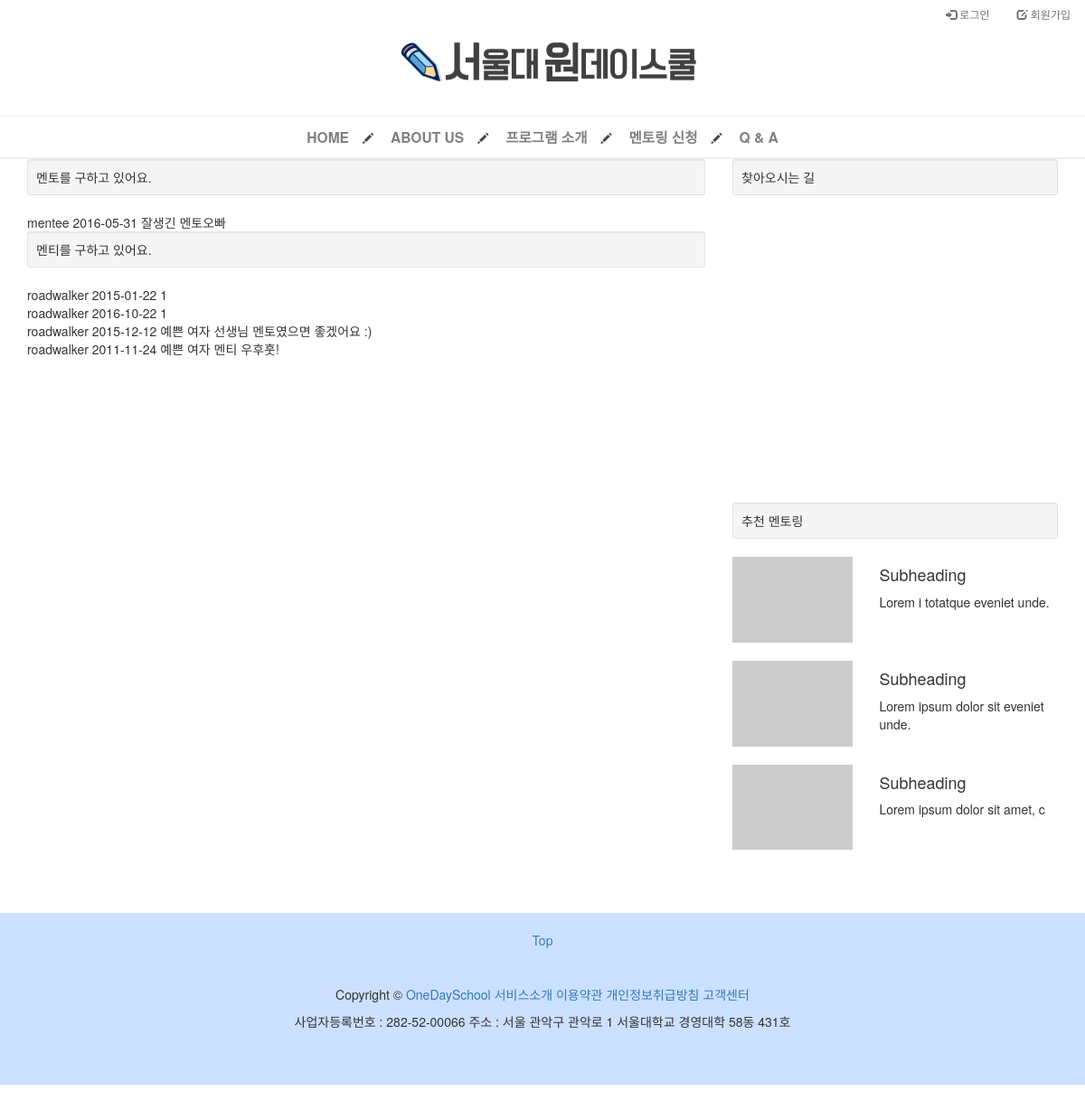
The page /mentoring/ on the database as committed earlier.
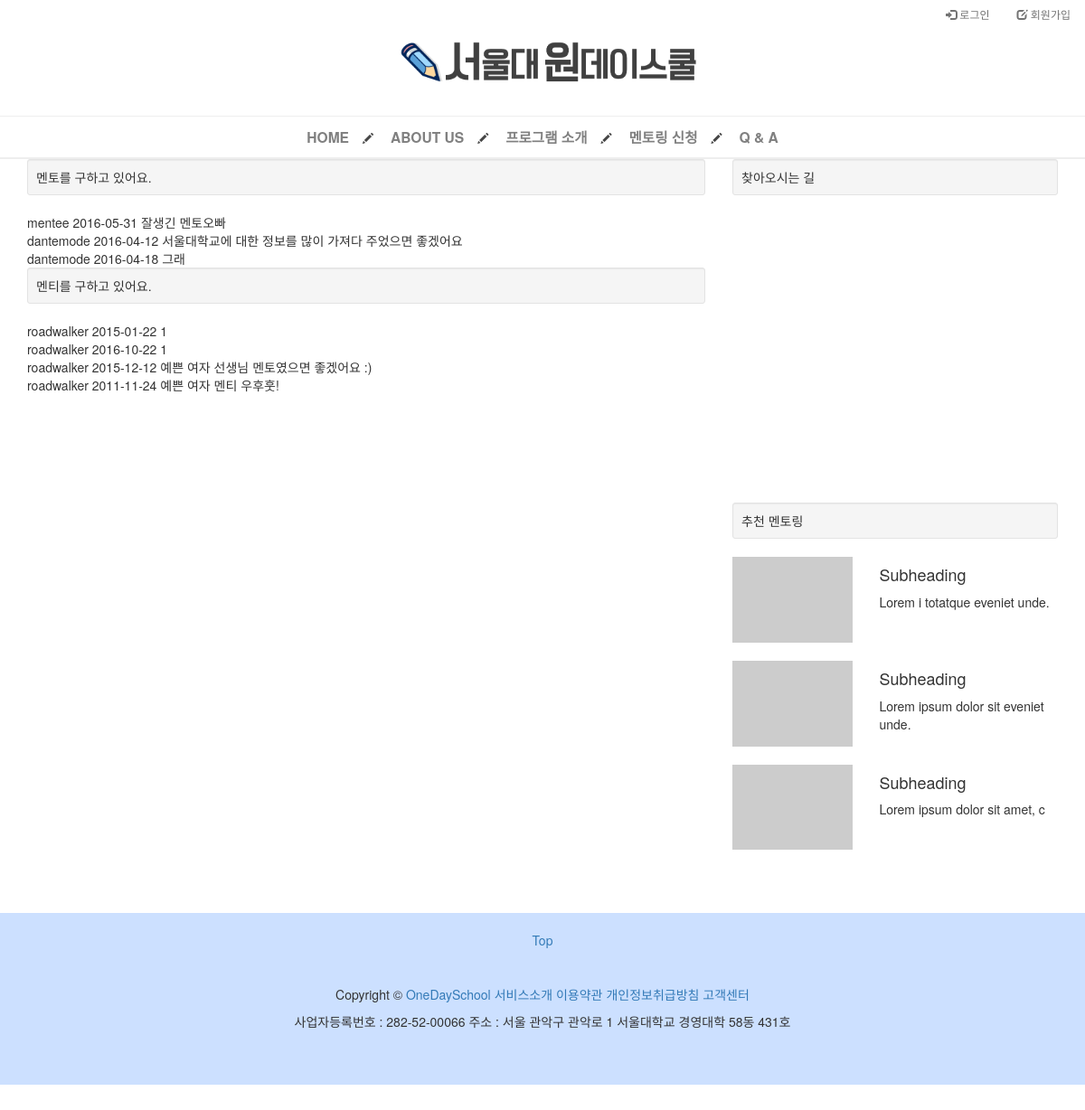
The same page on the database as committed later.
### mentoring/models.py (models this page shows, shortened)
class Mentoring(models.Model):
    created_at = models.DateTimeField(auto_now_add=True)
    author = models.ForeignKey(settings.AUTH_USER_MODEL, default='1')
    acceptor = models.CharField(max_length=20, default='1', verbose_name='멘토 전화번호')
    capacity = models.PositiveSmallIntegerField(default=0)
    name = models.CharField(max_length=20, verbose_name='이름')
    area_highschool = models.CharField(max_length=40, verbose_name='지역/학교')
    grade = models.CharField(max_length=20, verbose_name='학년')
    phone_mentee = models.CharField(max_length=20, blank=True, verbose_name='학생 전화번호')
    phone_keeper = models.CharField(max_length=20, verbose_name='보호자 전화번호')
    date = models.CharField(max_length=20, verbose_name='희망 날짜')
    wannabe = models.CharField(max_length=40, verbose_name='장래희망')
    university = models.CharField(max_length=30, verbose_name='희망대학')
    rating = models.CharField(max_length=20, verbose_name='성적수준')
    will_to_study = models.CharField(max_length=30, choices=RATING_CHOICES, verbose_name='공부의욕')
    major1 = models.CharField(max_length=40, verbose_name='관심전공1')
    major2 = models.CharField(max_length=40, verbose_name='관심전공2')
    major3 = models.CharField(max_length=40, verbose_name='관심전공3')
    questions = models.TextField(max_length=2000, verbose_name='평소 궁금했던 질문')
    requirements = models.TextField(max_length=2000, verbose_name='멘토에게 바라는 점')
    is_recommended = models.PositiveSmallIntegerField(unique=True, blank=True, null=True)

### mentoring/views.py (the view)
def mentoring_list(request):
    mentoring_list = Mentoring.objects.all()
    return render(request, 'mentoring/mentoring_list.html', {
        'mentoring_list' : mentoring_list
        })

### mentoring/templates/mentoring/mentoring_list.html (shortened to what this page needs)
{% extends 'mentoring/base.html' %}
{% load staticfiles %}
{% load bootstrap3 %}
{% block style %}
    <link rel="stylesheet" href="{% static 'mentoring_list.css' %}" />
{% endblock %}
{% block content %}
<div class="container">
    <div class="row">
        <div class="col-md-8">
            <div class="well well-sm">
            멘토를 구하고 있어요.
            </div>
            {% for mentoring in mentoring_list %}
                {% if mentoring.author.profile.is_mentor %}
                {% else %}
                <div>
                    {{mentoring.author}}
                    {{mentoring.date}}
                    {{mentoring.requirements}}
                </div>
                {% endif %}
            {% endfor %}
            <div class="well well-sm">
            멘티를 구하고 있어요.
            </div>
            {% for mentoring in mentoring_list %}
                {% if mentoring.author.profile.is_mentor %}
                <div>
                    {{mentoring.author}}
                    {{mentoring.date}}
                    {{mentoring.requirements}}
                </div>
                {% endif %}
            {% endfor %}
        </div>
        <div class="col-md-4">
            <div class="well well-sm">
            찾아오시는 길
            </div>
            <div id="map" style="width:100%; min-height:300px;">
            </div>
            <br />
            <div class="well well-sm">
            추천 멘토링
            </div>
            <div class="row">
                <div class="col-md-5">
                    <a href="#">
                        <img class="img-responsive" src="http://placehold.it/350x250" alt="">
                    </a>
                </div>
                <div class="col-md-7">
                    <h4>Subheading</h4>
                    <p>Lorem i totatque eveniet unde.</p>
                </div>
            </div>
            <br />
            <div class="row">
                <div class="col-md-5">
                    <a href="#">
                        <img class="img-responsive" src="http://placehold.it/350x250" alt="">
                    </a>
                </div>
                <div class="col-md-7">
                    <h4>Subheading</h4>
                    <p>Lorem ipsum dolor sit eveniet unde.</p>
                </div>
            </div>
            <br />
            <div class="row">
                <div class="col-md-5">
                    <a href="#">
                        <img class="img-responsive" src="http://placehold.it/350x250" alt="">
                    </a>
                </div>
                <div class="col-md-7">
                    <h4>Subheading</h4>
                    <p>Lorem ipsum dolor sit amet, c</p>
                </div>
            </div>
            <br />
        </div>
    </div>
</div>
{% endblock %}

### mentoring/templates/mentoring/base.html (shortened to what this page needs)
{% load staticfiles %}
<!DOCTYPE html>
<html lang="en">
<head>
    <link rel="stylesheet" href="{% static 'bootstrap-3.3.6/css/bootstrap.min.css' %}" />
{% block style %}{% endblock %}
    <link rel="stylesheet" href="https://maxcdn.bootstrapcdn.com/font-awesome/4.5.0/css/font-awesome.min.css">
</head>
<body style="min-width: 600px;">
    <nav id="top_nav" class="navbar" role="navigation" style="z-index:100;min-height:30px;margin-bottom: 0px;background-color:white;">
        <div id="container">
            <div class="collapse navbar-collapse" style="text-align: right;" id="bs-example-navbar-collapse-1">
                {% if user.is_authenticated %}
                <ul class="nav navbar-nav navbar-right">
                    <li class="dropdown">
                        <a href="#" class="dropdown-toggle" data-toggle="dropdown">{{ user }} <b class="caret"></b></a>
                        <ul class="dropdown-menu">
                            {% if user.profile.is_mentor %}
                            <li>
                                <a href="{% url 'profile' %}" style="font-size: 12px;color : #737373;"><span class="glyphicon glyphicon-user"></span> 마이페이지</a>
                            </li>
                            <li>
                                <a href="{% url 'logout' %}?next=/" style="font-size: 12px;color : #737373;"><span class="glyphicon glyphicon-log-out"></span> 로그아웃</a>
                            </li>
                            {% else %}
                            <li>
                                <a href="{% url 'profile' %}" style="font-size: 12px;color : #737373;"><span class="glyphicon glyphicon-user"></span> 마이페이지</a>
                            </li>
                            <li>
                                <a href="{% url 'logout' %}?next=/" style="font-size: 12px;color : #737373;"><span class="glyphicon glyphicon-log-out"></span> 로그아웃</a>
                            </li>
                            {% endif %}
                        </ul>
                    </li>
                </ul>
                {% else %}
                <ul class="nav navbar-nav navbar-right" id="test">
                    <li>
                         <a href="#" id="loginBtn" style="font-size: 12px;color : #737373;padding-top:5px;padding-bottom:5px;"><span class="glyphicon glyphicon-log-in"></span> 로그인</a>
                    </li>
                    <li>
                        <a href="{% url 'signup_choice' %}" style="font-size: 12px;color : #737373;padding-top:5px;padding-bottom:5px;"><span class="glyphicon glyphicon-edit"></span> 회원가입</a>
                    </li>
                </ul>
                {% endif %}
            </div>
        </div>
    </nav>
    <div class="logo_wrapper" style="height: 20%;background-color: white;">
      <div id="logo_div">
        <h1 style="text-align: center; margin:0 0 0 0; "><a href="/"><img src='{% static 'img/sharpa_logo_3.png' %}' style="height: 20%;width:30%;margin: 0 0 0 2%;"/></a></h1>
      </div>
    </div>
    <hr style="background-color: white;" />
      <nav class="navbar" data-spy="affix" data-offset-top="130"style="margin: 0 0 0 0;min-height: 0;" >
        <div id="menu_bar" style="background-color:white;float:center;text-align: center;" >
          <a href="/"><div id="menu"><b>HOME</b></div></a><span class="glyphicon glyphicon-pencil"style="font-size: 1vw;"></span>
          <a href="/intro"><div id="menu"><b>ABOUT US</b></div></a><span class="glyphicon glyphicon-pencil"style="font-size: 1vw;"></span>
          <a href="/program_info"><div id="menu"><b>프로그램 소개</b></div></a><span class="glyphicon glyphicon-pencil"style="font-size: 1vw;"></span>
          <a href="/mentoring/new"><div id="menu"><b>멘토링 신청</b></div></a><span class="glyphicon glyphicon-pencil"style="font-size: 1vw;"></span>
          <a href="/Q&A"><div id="menu"><b>Q & A</b></div></a>
        </div>
      </nav>
      <hr>
{% block content %}
{% endblock %}
<footer class="text-center" style="clear:both;background-color: #cce0ff; padding: 20px 0 50px 0;">
  <div class="a">
      <a href="#">Top</a>
  </div>
  <br><br>
  <p>Copyright &copy; <a href="/intro">OneDaySchool</a>   <a href="/program_info">서비스소개</a>  <a href="/access_terms">이용약관</a>   <a href="/personal_info_terms">개인정보취급방침</a>   <a href="/Q&A">고객센터</a></p>
                <p>사업자등록번호 : 282-52-00066 주소 : 서울 관악구 관악로 1 서울대학교 경영대학 58동 431호
</p>
</footer>
</body>
</html>

### static/mentoring_list.css (style rules this page uses)
footer { margin: 50px 0; }

### mentoring/templates/mentoring/base.html (style rules this page uses)
hr { margin : 0 0 0 0; }
#menu_bar { width: 100%; max-height: 300px; text-align: center; opacity: 0.9; }
#menu_bar #menu { position: relative; padding: 10px 15px 10px 15px; display: inline-block; font-size: 1.3vw; text-decoration: none; color : #737373; }

Rows that differ between the two databases and show on the page:
added Mentoring: author "dantemode", date "2016-04-12", requirements "서울대학교에 대한 정보를 많이 가져다 주었으면 좋겠어요"
added Mentoring: author "dantemode", date "2016-04-18", requirements "그래"
